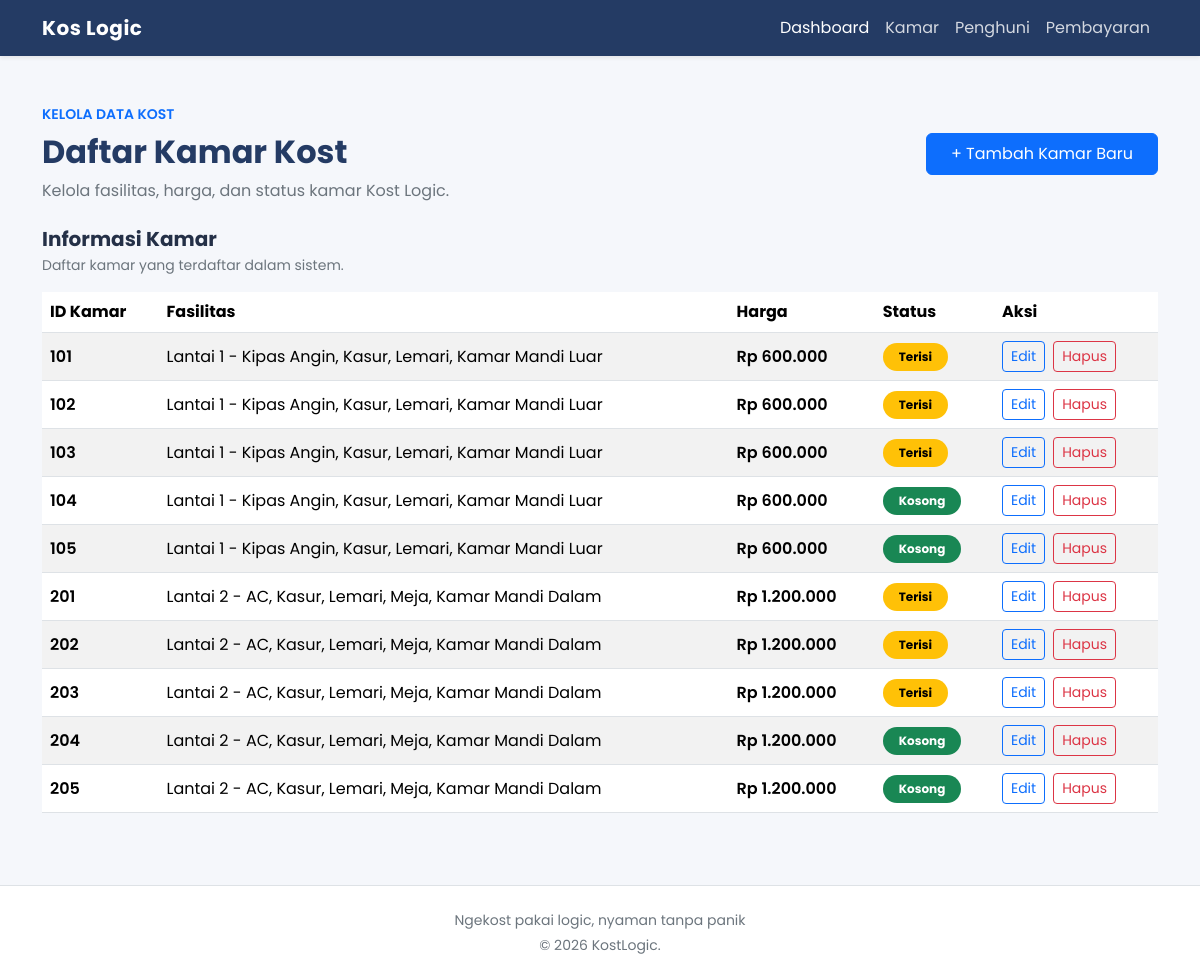
Screenshot of /kamar_tampil.php with the database file from the repository.
### tables this page shows
CREATE TABLE kamar (
    id_kamar INT PRIMARY KEY,
    fasilitas VARCHAR(200),
    harga DECIMAL(12, 2),
    status_kamar ENUM('terisi', 'kosong')
);

### kamar_tampil.php (the view, shortened to what this page needs)
<?php
include 'koneksi.php';
include 'header.php';
?>
<div class="d-flex flex-wrap justify-content-between align-items-center gap-3 mb-4">
    <div>
        <p class="text-primary fw-semibold small mb-2">
            KELOLA DATA KOST
        </p>
        <h2 class="fw-bold mb-2" style="color: #243b64;">
            Daftar Kamar Kost
        </h2>
        <p class="text-secondary mb-0">
            Kelola fasilitas, harga, dan status kamar Kost Logic.
        </p>
    </div>
    <a href="kamar_tambah.php" class="btn btn-primary px-4 py-2">
        + Tambah Kamar Baru
    </a>
</div>
<div class="content-panel">
    <div class="mb-3">
        <h5 class="fw-bold mb-1">Informasi Kamar</h5>
        <p class="text-secondary small mb-0">
            Daftar kamar yang terdaftar dalam sistem.
        </p>
    </div>
    <div class="table-responsive">
        <table class="table table-hover table-striped align-middle mb-0">
            <thead>
                <tr>
                    <th>ID Kamar</th>
                    <th>Fasilitas</th>
                    <th>Harga</th>
                    <th>Status</th>
                    <th>Aksi</th>
                </tr>
            </thead>
            <tbody>
                <?php
                $query = "SELECT * FROM kamar";
                $result = mysqli_query($koneksi, $query);
                if (!$result) {
                    echo '<tr><td colspan="5" class="text-center text-danger">';
                    echo 'Data kamar gagal dimuat.';
                    echo '</td></tr>';
                } elseif (mysqli_num_rows($result) > 0) {
                    while ($row = mysqli_fetch_assoc($result)) {
                ?>
                <tr>
                    <td class="fw-semibold">
                        <?= htmlspecialchars($row['id_kamar']) ?>
                    </td>
                    <td>
                        <?= htmlspecialchars($row['fasilitas']) ?>
                    </td>
                    <td class="fw-semibold">
                        Rp <?= number_format((float)$row['harga'], 0, ',', '.') ?>
                    </td>
                    <td>
                        <?php if (strtolower($row['status_kamar']) === 'kosong') { ?>
                            <span class="badge rounded-pill text-bg-success px-3 py-2">
                                Kosong
                            </span>
                        <?php } elseif (strtolower($row['status_kamar']) === 'terisi') { ?>
                            <span class="badge rounded-pill text-bg-warning px-3 py-2">
                                Terisi
                            </span>
                        <?php } else { ?>
                            <span class="badge rounded-pill text-bg-secondary px-3 py-2">
                                <?= htmlspecialchars($row['status_kamar']) ?>
                            </span>
                        <?php } ?>
                    </td>
                    <td>
                        <div class="d-flex gap-2">
                            <a
                                href="kamar_edit.php?id=<?= urlencode($row['id_kamar']) ?>"
                                class="btn btn-sm btn-outline-primary">
                                Edit
                            </a>
                            <a
                                href="kamar_hapus.php?id=<?= urlencode($row['id_kamar']) ?>"
                                class="btn btn-sm btn-outline-danger"
                                onclick="return confirm('Yakin ingin menghapus kamar ini?')">
                                Hapus
                            </a>
                        </div>
                    </td>
                </tr>
                <?php
                    }
                } ?>
            </tbody>
        </table>
    </div>
</div>
<?php include 'footer.php'; ?>

### header.php (shortened to what this page needs)
<!DOCTYPE html>
<html lang="id">
<head>
    <link href="https://cdn.jsdelivr.net/npm/bootstrap@5.3.8/dist/css/bootstrap.min.css" rel="stylesheet">
</head>
<body>
<nav class="navbar navbar-expand-lg navbar-dark shadow-sm">
    <div class="container">
        <a class="navbar-brand fw-bold" href="index.php">
            Kos Logic
        </a>
        <div class="collapse navbar-collapse" id="navbarMenu">
            <div class="navbar-nav ms-auto">
                <a class="nav-link active" href="index.php">Dashboard</a>
                <a class="nav-link" href="kamar_tampil.php">Kamar</a>
                <a class="nav-link" href="penghuni_tampil.php">Penghuni</a>
                <a class="nav-link" href="pembayaran_tampil.php">Pembayaran</a>
            </div>
        </div>
    </div>
</nav>
<main class="container py-4 py-md-5">

### footer.php (shortened to what this page needs)
</main>
<footer class="bg-white border-top mt-4">
    <div class="container py-4 text-center">
        <p class="text-secondary small mb-1">
            Ngekost pakai logic, nyaman tanpa panik
        </p>
        <p class="text-secondary small mb-0">
            &copy; <?php echo date('Y'); ?> KostLogic.
        </p>
    </div>
</footer>
</body>
</html>

### header.php (style rules this page uses)
body { font-family: 'Poppins', sans-serif; background-color: #f5f7fb; color: #243047; }
.navbar { background-color: #243b64; }
.navbar-brand { letter-spacing: 0.5px; }
.nav-link { color: rgba(255, 255, 255, 0.8); }

### rows the page displays
kamar: id_kamar "101", fasilitas "Lantai 1 - Kipas Angin, Kasur, Lemari, Kamar Mandi Luar", harga "600.000", status_kamar "Terisi"
kamar: id_kamar "102", fasilitas "Lantai 1 - Kipas Angin, Kasur, Lemari, Kamar Mandi Luar", harga "600.000", status_kamar "Terisi"
kamar: id_kamar "103", fasilitas "Lantai 1 - Kipas Angin, Kasur, Lemari, Kamar Mandi Luar", harga "600.000", status_kamar "Terisi"
kamar: id_kamar "104", fasilitas "Lantai 1 - Kipas Angin, Kasur, Lemari, Kamar Mandi Luar", harga "600.000", status_kamar "Kosong"
kamar: id_kamar "105", fasilitas "Lantai 1 - Kipas Angin, Kasur, Lemari, Kamar Mandi Luar", harga "600.000", status_kamar "Kosong"
kamar: id_kamar "201", fasilitas "Lantai 2 - AC, Kasur, Lemari, Meja, Kamar Mandi Dalam", harga "1.200.000", status_kamar "Terisi"
kamar: id_kamar "202", fasilitas "Lantai 2 - AC, Kasur, Lemari, Meja, Kamar Mandi Dalam", harga "1.200.000", status_kamar "Terisi"
kamar: id_kamar "203", fasilitas "Lantai 2 - AC, Kasur, Lemari, Meja, Kamar Mandi Dalam", harga "1.200.000", status_kamar "Terisi"
kamar: id_kamar "204", fasilitas "Lantai 2 - AC, Kasur, Lemari, Meja, Kamar Mandi Dalam", harga "1.200.000", status_kamar "Kosong"
kamar: id_kamar "205", fasilitas "Lantai 2 - AC, Kasur, Lemari, Meja, Kamar Mandi Dalam", harga "1.200.000", status_kamar "Kosong"
